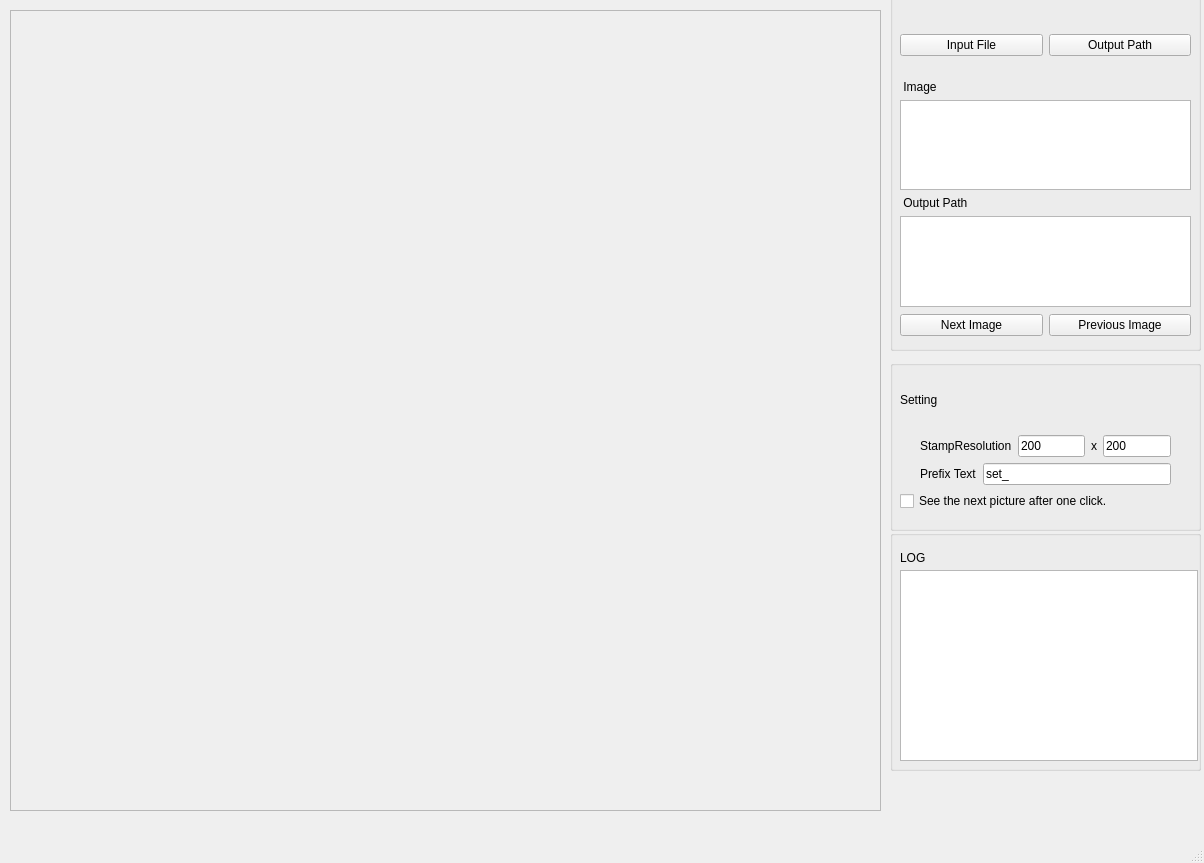
<?xml version="1.0" encoding="UTF-8"?>
<ui version="4.0">
 <class>TruthAndCrop</class>
 <widget class="QMainWindow" name="TruthAndCrop">
  <property name="geometry">
   <rect>
    <x>0</x>
    <y>0</y>
    <width>1204</width>
    <height>863</height>
   </rect>
  </property>
  <property name="windowTitle">
   <string>MainWindow</string>
  </property>
  <widget class="QWidget" name="centralwidget">
   <widget class="QScrollArea" name="scrollArea">
    <property name="geometry">
     <rect>
      <x>10</x>
      <y>10</y>
      <width>871</width>
      <height>801</height>
     </rect>
    </property>
    <property name="widgetResizable">
     <bool>true</bool>
    </property>
    <widget class="QWidget" name="scrollAreaWidgetContents_2">
     <property name="geometry">
      <rect>
       <x>0</x>
       <y>0</y>
       <width>869</width>
       <height>799</height>
      </rect>
     </property>
     <layout class="QHBoxLayout" name="horizontalLayout">
      <item>
       <widget class="QLabel" name="img_view">
        <property name="sizePolicy">
         <sizepolicy hsizetype="Preferred" vsizetype="Preferred">
          <horstretch>0</horstretch>
          <verstretch>0</verstretch>
         </sizepolicy>
        </property>
        <property name="text">
         <string/>
        </property>
        <property name="scaledContents">
         <bool>true</bool>
        </property>
        <property name="wordWrap">
         <bool>true</bool>
        </property>
       </widget>
      </item>
     </layout>
    </widget>
   </widget>
   <widget class="QWidget" name="horizontalLayoutWidget_3">
    <property name="geometry">
     <rect>
      <x>900</x>
      <y>570</y>
      <width>298</width>
      <height>191</height>
     </rect>
    </property>
    <layout class="QHBoxLayout" name="horizontalLayout_4">
     <item>
      <layout class="QVBoxLayout" name="verticalLayout_6">
       <item>
        <widget class="QTextBrowser" name="logView"/>
       </item>
      </layout>
     </item>
    </layout>
   </widget>
   <widget class="QWidget" name="verticalLayoutWidget_3">
    <property name="geometry">
     <rect>
      <x>900</x>
      <y>80</y>
      <width>291</width>
      <height>227</height>
     </rect>
    </property>
    <layout class="QVBoxLayout" name="verticalLayout_3">
     <item>
      <widget class="QLabel" name="label_6">
       <property name="text">
        <string> Image</string>
       </property>
      </widget>
     </item>
     <item>
      <widget class="QTextEdit" name="imageField">
       <property name="html">
        <string>&lt;!DOCTYPE HTML PUBLIC &quot;-//W3C//DTD HTML 4.0//EN&quot; &quot;http://www.w3.org/TR/REC-html40/strict.dtd&quot;&gt;
&lt;html&gt;&lt;head&gt;&lt;meta name=&quot;qrichtext&quot; content=&quot;1&quot; /&gt;&lt;style type=&quot;text/css&quot;&gt;
p, li { white-space: pre-wrap; }
&lt;/style&gt;&lt;/head&gt;&lt;body style=&quot; font-family:'Gulim'; font-size:9pt; font-weight:400; font-style:normal;&quot;&gt;
&lt;p style=&quot;-qt-paragraph-type:empty; margin-top:0px; margin-bottom:0px; margin-left:0px; margin-right:0px; -qt-block-indent:0; text-indent:0px; font-family:'Ubuntu'; font-size:11pt;&quot;&gt;&lt;br /&gt;&lt;/p&gt;
&lt;p style=&quot;-qt-paragraph-type:empty; margin-top:0px; margin-bottom:0px; margin-left:0px; margin-right:0px; -qt-block-indent:0; text-indent:0px; font-family:'Ubuntu'; font-size:11pt;&quot;&gt;&lt;br /&gt;&lt;/p&gt;&lt;/body&gt;&lt;/html&gt;</string>
       </property>
      </widget>
     </item>
     <item>
      <widget class="QLabel" name="label_4">
       <property name="text">
        <string> Output Path</string>
       </property>
      </widget>
     </item>
     <item>
      <widget class="QTextEdit" name="outputPath">
       <property name="html">
        <string>&lt;!DOCTYPE HTML PUBLIC &quot;-//W3C//DTD HTML 4.0//EN&quot; &quot;http://www.w3.org/TR/REC-html40/strict.dtd&quot;&gt;
&lt;html&gt;&lt;head&gt;&lt;meta name=&quot;qrichtext&quot; content=&quot;1&quot; /&gt;&lt;style type=&quot;text/css&quot;&gt;
p, li { white-space: pre-wrap; }
&lt;/style&gt;&lt;/head&gt;&lt;body style=&quot; font-family:'Gulim'; font-size:9pt; font-weight:400; font-style:normal;&quot;&gt;
&lt;p style=&quot;-qt-paragraph-type:empty; margin-top:0px; margin-bottom:0px; margin-left:0px; margin-right:0px; -qt-block-indent:0; text-indent:0px; font-family:'Ubuntu'; font-size:11pt;&quot;&gt;&lt;br /&gt;&lt;/p&gt;&lt;/body&gt;&lt;/html&gt;</string>
       </property>
      </widget>
     </item>
    </layout>
   </widget>
   <widget class="QWidget" name="horizontalLayoutWidget_4">
    <property name="geometry">
     <rect>
      <x>900</x>
      <y>20</y>
      <width>291</width>
      <height>51</height>
     </rect>
    </property>
    <layout class="QHBoxLayout" name="horizontalLayout_5">
     <item>
      <widget class="QPushButton" name="inFile">
       <property name="text">
        <string>Input File</string>
       </property>
      </widget>
     </item>
     <item>
      <widget class="QPushButton" name="outFile">
       <property name="text">
        <string>Output Path</string>
       </property>
      </widget>
     </item>
    </layout>
   </widget>
   <widget class="QGroupBox" name="groupBox">
    <property name="geometry">
     <rect>
      <x>890</x>
      <y>360</y>
      <width>311</width>
      <height>171</height>
     </rect>
    </property>
    <property name="title">
     <string/>
    </property>
    <widget class="QWidget" name="horizontalLayoutWidget_2">
     <property name="geometry">
      <rect>
       <x>10</x>
       <y>10</y>
       <width>291</width>
       <height>141</height>
      </rect>
     </property>
     <layout class="QVBoxLayout" name="verticalLayout_5">
      <item>
       <widget class="QLabel" name="label">
        <property name="text">
         <string>Setting</string>
        </property>
       </widget>
      </item>
      <item>
       <layout class="QHBoxLayout" name="horizontalLayout_3">
        <property name="leftMargin">
         <number>20</number>
        </property>
        <property name="rightMargin">
         <number>20</number>
        </property>
        <item>
         <widget class="QLabel" name="label_5">
          <property name="text">
           <string>StampResolution</string>
          </property>
         </widget>
        </item>
        <item>
         <widget class="QLineEdit" name="stampWidthBox">
          <property name="text">
           <string>200</string>
          </property>
          <property name="placeholderText">
           <string extracomment="Width"/>
          </property>
         </widget>
        </item>
        <item>
         <widget class="QLabel" name="label_7">
          <property name="text">
           <string>x</string>
          </property>
         </widget>
        </item>
        <item>
         <widget class="QLineEdit" name="stampHeightBox">
          <property name="text">
           <string>200</string>
          </property>
          <property name="placeholderText">
           <string extracomment="Height"/>
          </property>
         </widget>
        </item>
       </layout>
      </item>
      <item>
       <layout class="QHBoxLayout" name="horizontalLayout_2">
        <property name="leftMargin">
         <number>20</number>
        </property>
        <property name="rightMargin">
         <number>20</number>
        </property>
        <item>
         <widget class="QLabel" name="label_2">
          <property name="text">
           <string>Prefix Text</string>
          </property>
         </widget>
        </item>
        <item>
         <widget class="QLineEdit" name="outputPrefixTextBox">
          <property name="text">
           <string>set_</string>
          </property>
         </widget>
        </item>
       </layout>
      </item>
      <item>
       <widget class="QCheckBox" name="settingNextAfterOneclickBox">
        <property name="text">
         <string>See the next picture after one click.</string>
        </property>
       </widget>
      </item>
     </layout>
    </widget>
   </widget>
   <widget class="QGroupBox" name="groupBox_2">
    <property name="geometry">
     <rect>
      <x>890</x>
      <y>-10</y>
      <width>311</width>
      <height>361</height>
     </rect>
    </property>
    <property name="title">
     <string/>
    </property>
    <widget class="QWidget" name="horizontalLayoutWidget_5">
     <property name="geometry">
      <rect>
       <x>10</x>
       <y>310</y>
       <width>291</width>
       <height>51</height>
      </rect>
     </property>
     <layout class="QHBoxLayout" name="horizontalLayout_6">
      <item>
       <widget class="QPushButton" name="nextBtn">
        <property name="text">
         <string>Next Image</string>
        </property>
       </widget>
      </item>
      <item>
       <widget class="QPushButton" name="previousBtn">
        <property name="text">
         <string>Previous Image</string>
        </property>
       </widget>
      </item>
     </layout>
    </widget>
   </widget>
   <widget class="QGroupBox" name="groupBox_3">
    <property name="geometry">
     <rect>
      <x>890</x>
      <y>530</y>
      <width>311</width>
      <height>241</height>
     </rect>
    </property>
    <property name="title">
     <string/>
    </property>
    <widget class="QLabel" name="label_3">
     <property name="geometry">
      <rect>
       <x>10</x>
       <y>20</y>
       <width>64</width>
       <height>15</height>
      </rect>
     </property>
     <property name="text">
      <string>LOG</string>
     </property>
    </widget>
   </widget>
   <zorder>groupBox_3</zorder>
   <zorder>groupBox_2</zorder>
   <zorder>groupBox</zorder>
   <zorder>scrollArea</zorder>
   <zorder>horizontalLayoutWidget_3</zorder>
   <zorder>verticalLayoutWidget_3</zorder>
   <zorder>horizontalLayoutWidget_4</zorder>
  </widget>
  <widget class="QMenuBar" name="menubar">
   <property name="geometry">
    <rect>
     <x>0</x>
     <y>0</y>
     <width>1204</width>
     <height>26</height>
    </rect>
   </property>
  </widget>
  <widget class="QStatusBar" name="statusbar"/>
 </widget>
 <resources/>
 <connections/>
</ui>
